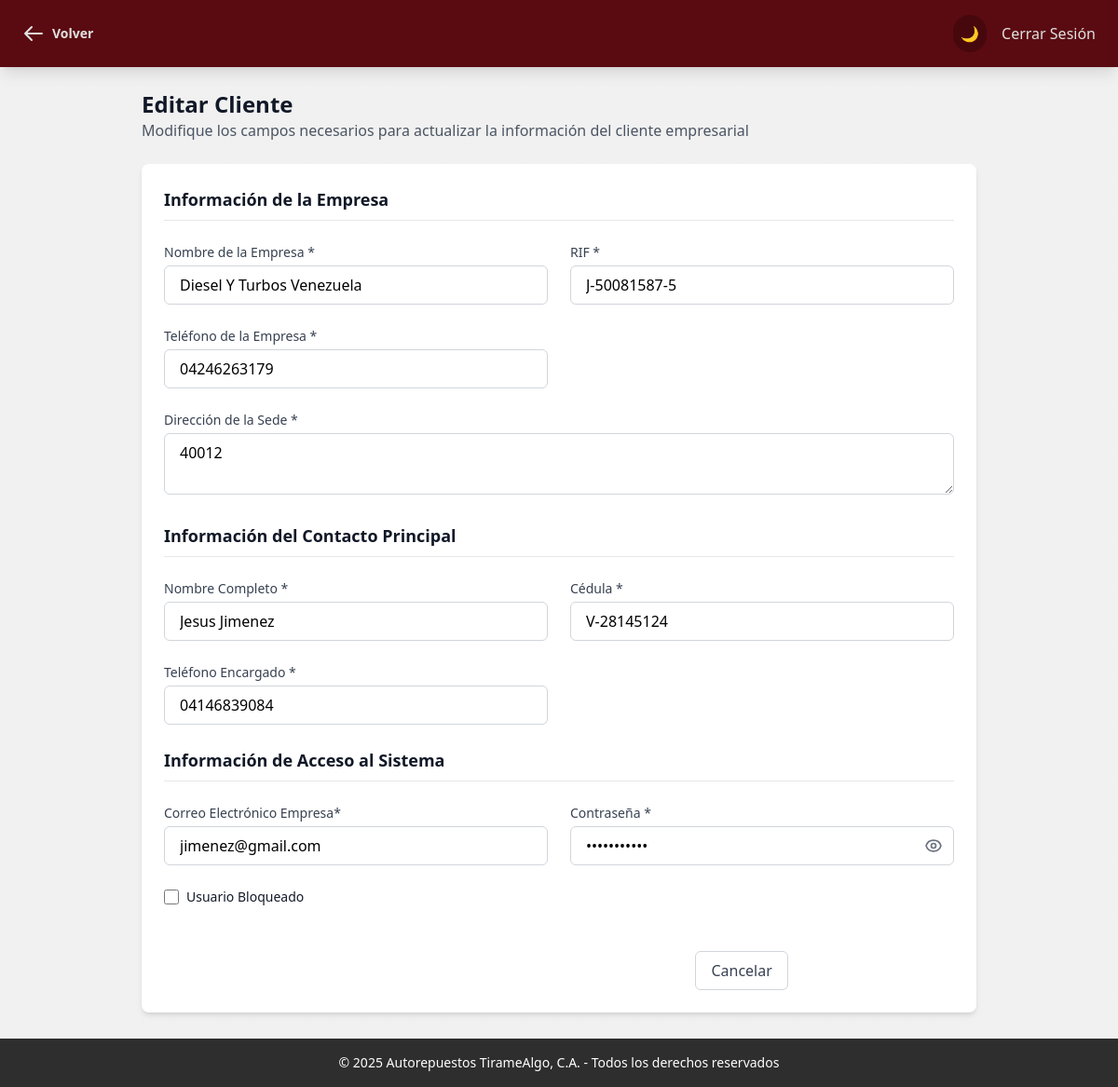
Page /panelAdmin/editar-cliente.php?id=2 (signed in) on the committed database.
### tables this page shows
CREATE TABLE `clientes` (
  `id` int(11) NOT NULL,
  `nombre_empresa` varchar(60) NOT NULL,
  `rif` varchar(15) NOT NULL,
  `telefono_empresa` varchar(13) NOT NULL,
  `direccion` varchar(255) NOT NULL,
  `nombre_encargado` varchar(60) NOT NULL,
  `cedula_encargado` varchar(13) NOT NULL,
  `telefono_encargado` varchar(13) NOT NULL,
  `correo` varchar(60) DEFAULT NULL,
  `contrasena` varchar(16) NOT NULL,
  `estado_cliente` enum('Activo','Inactivo') DEFAULT 'Activo',
  `intentos` int(11) NOT NULL DEFAULT 0
);

### panelAdmin/editar-cliente.php (the view, shortened to what this page needs)
<?php
require '../logica/conexionbdd.php';
$cliente_id = isset($_GET['id']) ? intval($_GET['id']) : 0;
if ($cliente_id > 0) {
    $query = $conn->prepare("SELECT * FROM clientes WHERE id = ?");
    $query->bind_param("i", $cliente_id);
    $query->execute();
    $result = $query->get_result();
    if ($result->num_rows > 0) {
        $cliente = $result->fetch_assoc();
    } else {
        header('location:../login-sesion/login.php?error_message=Cliente no encontrado');
        exit();
    }
} else {
    header('location:../login-sesion/login.php?error_message=ID de cliente inválido');
    exit();
}
?>
<!DOCTYPE html>
<html lang="es" class="dark">
<head>
    <script src="https://cdn.tailwindcss.com"></script>
    <script src="../js/tailwind_config.js"></script>
    <link rel="stylesheet" href="../css/global_style.css">
</head>
<body class="bg-pattern transition-colors duration-200">
    <nav class="bg-custom-wineDeep dark:bg-custom-wineDeep text-custom-silver px-6 py-4 fixed w-full top-0 z-50 shadow-lg">
        <div class="flex justify-between items-center">
            <div class="text-xl font-bold">
                <a href="admin.php"
                class="text-xl hover:text-gray-200 transition-colors duration-200 flex items-center gap-2 cursor-pointer">
                    <svg class="w-6 h-6" fill="none" stroke="currentColor" viewBox="0 0 24 24">
                        <path stroke-linecap="round" stroke-linejoin="round" stroke-width="2" d="M10 19l-7-7m0 0l7-7m-7 7h18"/>
                    </svg>
                    <span class="text-sm">Volver</span>
                </a>
            </div>
            <div class="flex items-center gap-4">
                <button
                    onclick="toggleDarkMode()"
                    class="p-2 rounded-full bg-custom-wineDark dark:bg-custom-red hover:bg-custom-red dark:hover:bg-custom-wineDark transition-colors duration-200"
                    aria-label="Alternar entre modo oscuro y claro"
                >
                    <span class="dark:hidden">🌙</span>
                </button>
                <a href="../logica/cerrar-sesion.php">Cerrar Sesión</a>
            </div>
        </div>
    </nav>
    <main class="pt-24 px-6 pb-20">
        <div class="max-w-4xl mx-auto">
            <div class="mb-6">
                <h1 class="text-2xl font-bold text-gray-900 dark:text-white">Editar Cliente</h1>
                <p class="text-gray-600 dark:text-gray-400">Modifique los campos necesarios para actualizar la información del cliente empresarial</p>
            </div>
            <form action="../logica/actualizar-clientes.php" method="POST" class="bg-white dark:bg-gray-800 rounded-lg shadow-md p-6" novalidate>
                <div class="space-y-6">
                    <h2 class="text-lg font-semibold text-gray-900 dark:text-white border-b border-gray-200 dark:border-gray-700 pb-2">
                        Información de la Empresa
                    </h2>
                    <div class="grid grid-cols-1 md:grid-cols-2 gap-6">
                        <div>
                            <label class="block text-sm font-medium text-gray-700 dark:text-gray-300 mb-1">
                                Nombre de la Empresa *
                            </label>
                            <input type="text" required
                                id="nombre_empresa"
                                name="nombre_empresa"
                                value="<?php echo htmlspecialchars($cliente['nombre_empresa']); ?>"
                                class="w-full px-4 py-2 rounded-md border border-gray-300 dark:border-gray-600
                                dark:bg-gray-700 dark:text-white focus:ring-2 focus:ring-custom-blue">
                        </div>
                        <div>
                            <label class="block text-sm font-medium text-gray-700 dark:text-gray-300 mb-1">
                                RIF *
                            </label>
                            <input type="text" required
                                id="rif"
                                name="rif"
                                value="<?php echo htmlspecialchars($cliente['rif']); ?>"
                                placeholder="J-12345678-9"
                                class="w-full px-4 py-2 rounded-md border border-gray-300 dark:border-gray-600
                                dark:bg-gray-700 dark:text-white focus:ring-2 focus:ring-custom-blue">
                        </div>
                        <div>
                            <label class="block text-sm font-medium text-gray-700 dark:text-gray-300 mb-1">
                                Teléfono de la Empresa *
                            </label>
                            <input type="tel" required
                                id="telefono_empresa"
                                name="telefono_empresa"
                                value="<?php echo htmlspecialchars($cliente['telefono_empresa']); ?>"
                                placeholder="0212-1234567"
                                class="w-full px-4 py-2 rounded-md border border-gray-300 dark:border-gray-600
                                dark:bg-gray-700 dark:text-white focus:ring-2 focus:ring-custom-blue">
                        </div>
                    </div>
                    <div>
                        <label class="block text-sm font-medium text-gray-700 dark:text-gray-300 mb-1">
                            Dirección de la Sede *
                        </label>
                        <textarea required name="direccion" id="direccion"
                                rows="2"
                                class="w-full px-4 py-2 rounded-md border border-gray-300 dark:border-gray-600
                                dark:bg-gray-700 dark:text-white focus:ring-2 focus:ring-custom-blue"><?php echo htmlspecialchars($cliente['direccion']); ?></textarea>
                    </div>
                    <h2 class="text-lg font-semibold text-gray-900 dark:text-white border-b border-gray-200 dark:border-gray-700 pb-2 mt-8">
                        Información del Contacto Principal
                    </h2>
                    <div class="grid grid-cols-1 md:grid-cols-2 gap-6">
                        <div>
                            <label class="block text-sm font-medium text-gray-700 dark:text-gray-300 mb-1">
                                Nombre Completo *
                            </label>
                            <input type="text" required name="nombre_contacto" id="nombre_contacto"
                                value="<?php echo htmlspecialchars($cliente['nombre_encargado']); ?>"
                                class="w-full px-4 py-2 rounded-md border border-gray-300 dark:border-gray-600
                                dark:bg-gray-700 dark:text-white focus:ring-2 focus:ring-custom-blue">
                        </div>
                        <div>
                            <label class="block text-sm font-medium text-gray-700 dark:text-gray-300 mb-1">
                                Cédula *
                            </label>
                            <input type="text" required name="cedula_encargado" id="cedula_encargado"
                                value="<?php echo htmlspecialchars($cliente['cedula_encargado']); ?>"
                                placeholder="V-12345678"
                                class="w-full px-4 py-2 rounded-md border border-gray-300 dark:border-gray-600
                                dark:bg-gray-700 dark:text-white focus:ring-2 focus:ring-custom-blue">
                        </div>
                        <div>
                            <label class="block text-sm font-medium text-gray-700 dark:text-gray-300 mb-1">
                                Teléfono Encargado *
                            </label>
                            <input type="tel" required name="telefono_encargado" id="telefono_encargado"
                                value="<?php echo htmlspecialchars($cliente['telefono_encargado']); ?>"
                                placeholder="0414-1234567"
                                class="w-full px-4 py-2 rounded-md border border-gray-300 dark:border-gray-600
                                dark:bg-gray-700 dark:text-white focus:ring-2 focus:ring-custom-blue">
                        </div>
                    </div>
                    <h2 class="text-lg font-semibold text-gray-900 dark:text-white border-b border-gray-200 dark:border-gray-700 pb-2 mt-8">
                        Información de Acceso al Sistema
                    </h2>
                    <div class="grid grid-cols-1 md:grid-cols-2 gap-6">
                        <div>
                            <label class="block text-sm font-medium text-gray-700 dark:text-gray-300 mb-1">
                                Correo Electrónico Empresa*
                            </label>
                            <input type="email" required name="correo_empresa" id="correo_empresa"
                                value="<?php echo htmlspecialchars($cliente['correo']); ?>"
                                class="w-full px-4 py-2 rounded-md border border-gray-300 dark:border-gray-600
                                dark:bg-gray-700 dark:text-white focus:ring-2 focus:ring-custom-blue">
                        </div>
                        <div>
                            <label class="block text-sm font-medium text-gray-700 dark:text-gray-300 mb-1">
                                Contraseña *
                            </label>
                            <div class="relative">
                                <input type="password" required
                                    id="password"
                                    name="password"
                                    value="<?php echo htmlspecialchars($cliente['contrasena']); ?>"
                                    class="w-full px-4 py-2 pr-10 rounded-md border border-gray-300 dark:border-gray-600
                                    dark:bg-gray-700 dark:text-white focus:ring-2 focus:ring-custom-blue">
                                <button type="button"
                                        onclick="togglePassword()"
                                        class="absolute inset-y-0 right-0 pr-3 flex items-center">
                                </button>
                            </div>
                        </div>
                        <?php if ($cliente['estado_cliente'] == 'Inactivo'): ?>
                            <div class="flex items-center mb-4">
                                <input id="Usuario_bloqueado" name="Usuario_bloqueado" type="checkbox" value="3" class="w-4 h-4 text-blue-600 bg-gray-100 border-gray-300 rounded-sm focus:ring-blue-500 dark:focus:ring-blue-600 dark:ring-offset-gray-800 focus:ring-2 dark:bg-gray-700 dark:border-gray-600" checked>
                                <label for="Usuario_bloqueado" class="ms-2 text-sm font-medium text-gray-900 dark:text-gray-300">Usuario bloqueado</label>
                            </div>
                        <?php else: ?>
                            <div class="flex items-center mb-4">
                                <input id="Usuario_bloqueado" name="Usuario_bloqueado" type="checkbox" value="3" class="w-4 h-4 text-blue-600 bg-gray-100 border-gray-300 rounded-sm focus:ring-blue-500 dark:focus:ring-blue-600 dark:ring-offset-gray-800 focus:ring-2 dark:bg-gray-700 dark:border-gray-600">
                                <label for="Usuario_bloqueado" class="ms-2 text-sm font-medium text-gray-900 dark:text-gray-300">Usuario Bloqueado</label>
                            </div>
                        <?php endif; ?>
                    </div>
                </div>
                <div class="mt-8 flex justify-end space-x-4">
                    <button onclick="history.back()" type="button"
                            class="px-4 py-2 border border-gray-300 rounded-md text-gray-700 dark:text-gray-300
                            hover:bg-gray-50 dark:hover:bg-gray-700">
                        Cancelar
                    </button>
                    <button type="submit"
                            class="px-4 py-2 bg-custom-blue hover:bg-custom-blue-light text-white rounded-md
                            transition-colors duration-200">
                    </button>
                </div>
            </form>
        </div>
    </main>
    <footer class="bg-custom-steelDark dark:bg-custom-black text-white text-center py-4 fixed bottom-0 w-full text-sm">
        <p>&copy; 2025 Autorepuestos TirameAlgo, C.A. - Todos los derechos reservados</p>
    </footer>
</body>
</html>

### css/global_style.css (style rules this page uses)
.bg-pattern { background-image: linear-gradient(to bottom, rgba(240, 240, 240, 0.95) 0%, rgba(240, 240, 240, 0.95) 100%); background-size: cover; background-position: center; background-attachment: fixed; }

### rows in the picture
clientes: nombre_empresa "Diesel Y Turbos Venezuela", rif "J-50081587-5", telefono_empresa "04246263179", direccion "40012", nombre_contacto "Jesus Jimenez", cedula_encargado "V-28145124", telefono_encargado "04146839084", correo_empresa "jimenez@gmail.com"
